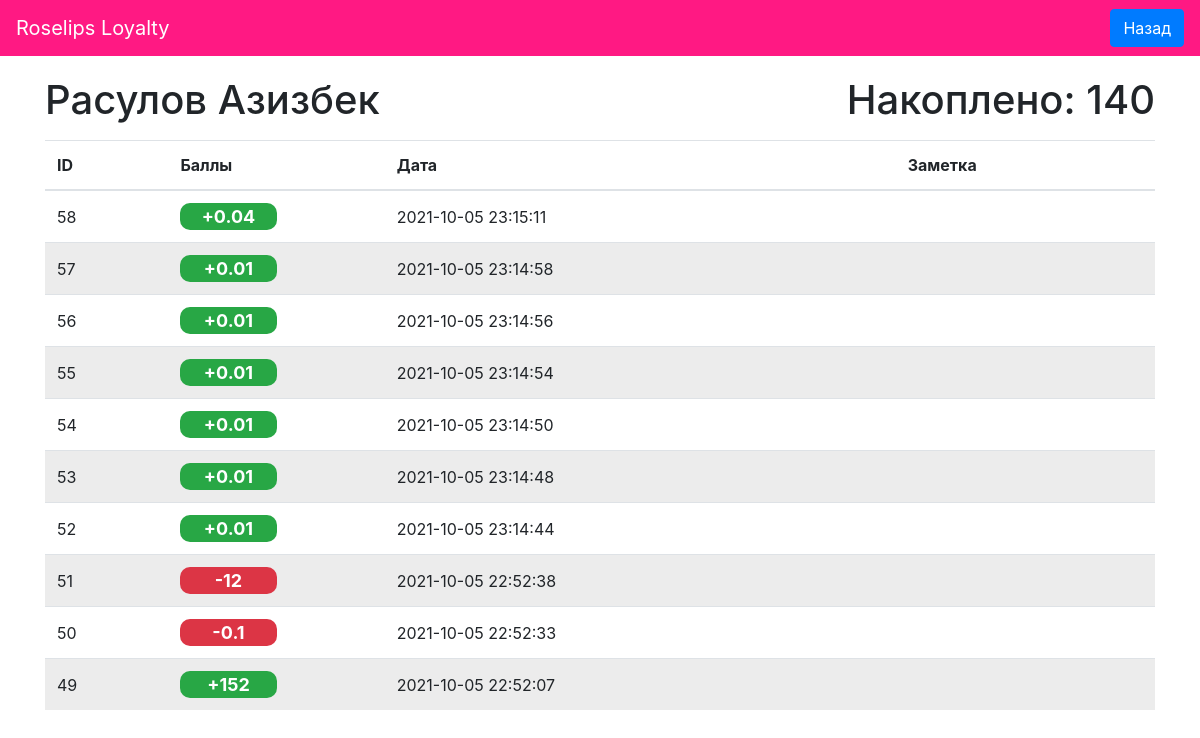
Screenshot of /history.php?id=1 with the database file from the repository.
### tables this page shows
CREATE TABLE `clients` (
  `id` int NOT NULL,
  `name` varchar(100) NOT NULL,
  `number` bigint NOT NULL,
  `scores` float NOT NULL DEFAULT '0'
);

CREATE TABLE `messages` (
  `id` int NOT NULL,
  `client_id` int NOT NULL,
  `date` varchar(19) NOT NULL,
  `scores` float NOT NULL,
  `number` bigint NOT NULL,
  `message` varchar(255) DEFAULT NULL,
  `mode` varchar(15) NOT NULL DEFAULT 'add'
);

### history.php (the view, shortened to what this page needs)
<?php
    $id = $_GET['id'];
    include 'config.php';
    $sql = "SELECT * FROM `messages` WHERE client_id=$id ORDER BY `id` DESC";
    $query = $connect->prepare($sql);
    $query->execute();
    $notes = $query->fetchAll(PDO::FETCH_ASSOC);
    $sql2 = "SELECT * FROM `clients` WHERE id=$id";
    $query2 = $connect->prepare($sql2);
    $query2->execute();
    $client = $query2->fetch(PDO::FETCH_ASSOC);
    $scores = 0;
    foreach ($notes as $note) {
     if($note['mode']==='add'){
         $scores+=$note['scores'];
     }else{
         $scores-=$note['scores'];
     }
    }
?>
<!doctype html>
<html lang="en">
<head>
    <link rel="stylesheet" href="libs/bootstrap-4.0.0-dist/css/bootstrap.min.css">
    <link rel="stylesheet" href="libs/Font/font-awesome-4.7.0/css/font-awesome.min.css">
    <link rel="stylesheet" href="css/style.css">
</head>
<body>
<nav class="navbar navbar-expand-lg navbar-dark bg-dark justify-content-between">
    <a class="navbar-brand" href="/">Roselips Loyalty</a>
    <a href="./" class="btn btn-primary">Назад</a>
</nav>
<div class="container">
    <div class="row">
        <div class="col-md-12">
            <h1 class="mb-3 d-flex justify-content-between"><?= $client['name']; ?> <span class="total">Накоплено: <?= $scores;?></span></h1>
            <table class="table">
                <thead>
                    <tr>
                        <th>ID</th>
                        <th>Баллы</th>
                        <th>Дата</th>
                        <th>Заметка</th>
                    </tr>
                </thead>
                <tbody>
                    <?php foreach($notes as $note): ?>
                    <tr>
                        <td><?= $note['id'];?></td>
                        <td>
                            <?php if($note['mode']==='add'): ?>
                                <span class='bg-success'>+<?= $note['scores'];?></span>
                            <?php else: ?>
                                <span class='bg-danger'>-<?= $note['scores'];?></span>
                                <?php endif; ?>
                        </td>
                        <td><?= $note['date'];?></td>
                        <td><?= $note['message'];?></td>
                   </tr>
                    <?php endforeach; ?>
                </tbody>
            </table>
        </div>
    </div>
</div>
</body>
</html>

### css/style.css (style rules this page uses)
* { padding: 0; margin: 0; box-sizing: border-box; }
.navbar { background:#ff1983 !important; margin-bottom: 20px; }
.table td { vertical-align: middle; border-top: 1px solid #dee2e6; word-break: break-word; max-width: 200px; }
tbody tr:nth-of-type(2n) { background:#ececec; }
span.bg-success,span.bg-danger { display: block; text-align: center; font-weight: 700; font-size: 18px; width: 50%; height: 70%; border-radius:10px; color:#fff; }

### rows the page displays
clients: name "Расулов Азизбек"
messages: id "58", scores "0.04", date "2021-10-05 23:15:11"
messages: id "57", scores "0.01", date "2021-10-05 23:14:58"
messages: id "56", scores "0.01", date "2021-10-05 23:14:56"
messages: id "55", scores "0.01", date "2021-10-05 23:14:54"
messages: id "54", scores "0.01", date "2021-10-05 23:14:50"
messages: id "53", scores "0.01", date "2021-10-05 23:14:48"
messages: id "52", scores "0.01", date "2021-10-05 23:14:44"
messages: id "51", scores "12", date "2021-10-05 22:52:38"
messages: id "50", scores "0.1", date "2021-10-05 22:52:33"
messages: id "49", scores "152", date "2021-10-05 22:52:07"

### other values shown
$scores "140"
